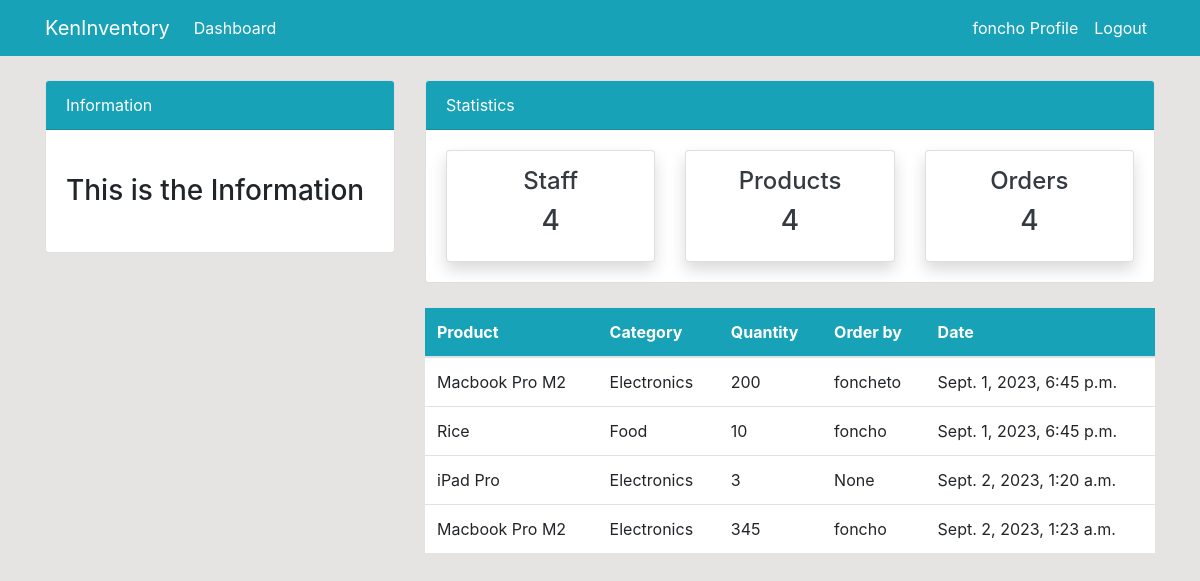
Screenshot of /order/ (signed in) with the database file from the repository.
### dashboard/models.py (models this page shows, shortened)
class Order(models.Model):
    product = models.ForeignKey(Product, on_delete=models.CASCADE, null=True)
    staff = models.ForeignKey(User, on_delete=models.CASCADE, null=True)
    order_quantity = models.PositiveSmallIntegerField(null=True)
    date = models.DateTimeField(auto_now_add=True, null=True)
    class Meta:
        verbose_name_plural = "Order"

class Product(models.Model):
    name = models.CharField(max_length=50, null=True)
    category = models.CharField(choices=CATEGORIES, max_length=20, null=True)
    quantity = models.PositiveSmallIntegerField(null=True)
    class Meta:
        verbose_name_plural = "Product"
    def __str__(self):
        return self.name

### dashboard/views.py (the view)
# urls.py: path("order/", views.order, name="dashboard-order"),
@login_required
def order(request):
    orders = Order.objects.all()
    context = {"orders": orders}
    return render(request, "dashboard/order.html", context)

### templates/dashboard/order.html (shortened to what this page needs)
{% extends 'partials/base.html' %}
{% block content %}
{% include 'partials/topnav.html' %}
<div class="container">
    <div class="row my-4">
        <div class="col-md-4">
        </div>
        <div class="col-md-8">
            <table class="table bg-white">
                <thead class="bg-info">
                    <tr class="text-white">
                        <th scope="col">Product</th>
                        <th scope="col">Category</th>
                        <th scope="col">Quantity</th>
                        <th scope="col">Order by</th>
                        <th scope="col">Date</th>
                    </tr>
                </thead>
                <tbody>
                    {% for order in orders %}
                    <tr>
                        <td>{{ order.product }}</td>
                        <td>{{ order.product.category }}</td>
                        <td>{{ order.order_quantity }}</td>
                        <td>{{ order.staff }}</td>
                        <td>
                            {{ order.date }}
                        </td>
                    </tr>
                    {% endfor %}
                </tbody>
            </table>
        </div>
    </div>
</div>
{% endblock %}

### templates/partials/nav.html (shortened to what this page needs)
<nav class="navbar navbar-expand-lg navbar-info bg-info">
    {% if user.is_authenticated %}
    <div class="container">
        <a class="navbar-brand text-white" href="{% url 'dashboard-index' %}">KenInventory</a>
        <div class="collapse navbar-collapse" id="navbarSupportedContent">
            <ul class="navbar-nav mr-auto">
                <li class="nav-item active">
                    <a class="nav-link text-white" href="{% url 'dashboard-index' %}">Dashboard </a>
                </li>
            </ul>
            <ul class="navbar-nav ml-auto">
                <li class="nav-item active">
                    <a class="nav-link text-white" href="{% url 'user-profile' %}">{{ user.username }} Profile </a>
                </li>
                <li class="nav-item">
                    <a class="nav-link text-white" href="{% url 'user-logout' %}">Logout</a>
                </li>
            </ul>
            {% endif %}
        </div>
    </div>
</nav>

### static/style.css (style rules this page uses)
body { background: rgb(230, 227, 227); }

### rows the page displays
Order: product "Macbook Pro M2", product.category "Electronics", order_quantity "200", staff "foncheto", date "Sept. 1, 2023, 6:45 p.m."
Order: product "Rice", product.category "Food", order_quantity "10", staff "foncho", date "Sept. 1, 2023, 6:45 p.m."
Order: product "iPad Pro", product.category "Electronics", order_quantity "3", staff "None", date "Sept. 2, 2023, 1:20 a.m."
Order: product "Macbook Pro M2", product.category "Electronics", order_quantity "345", staff "foncho", date "Sept. 2, 2023, 1:23 a.m."

### other values shown
{{ user.username }} "foncho"
